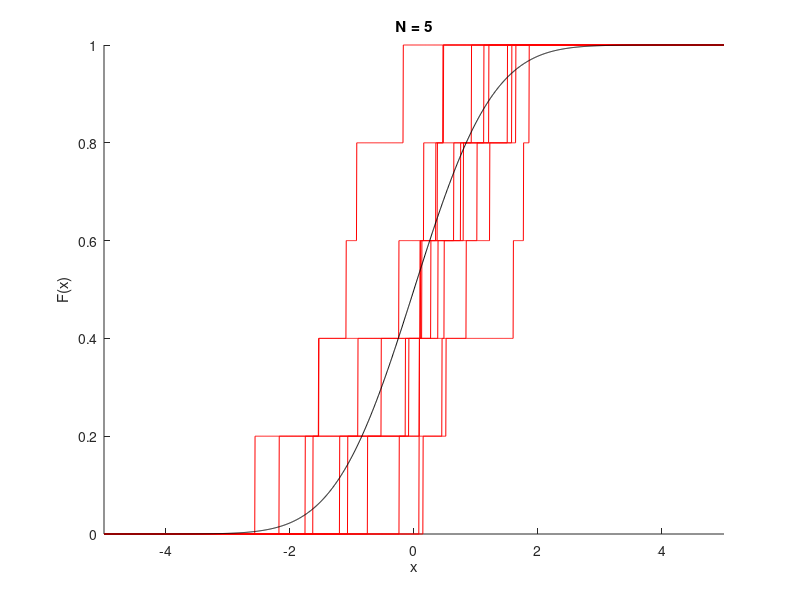
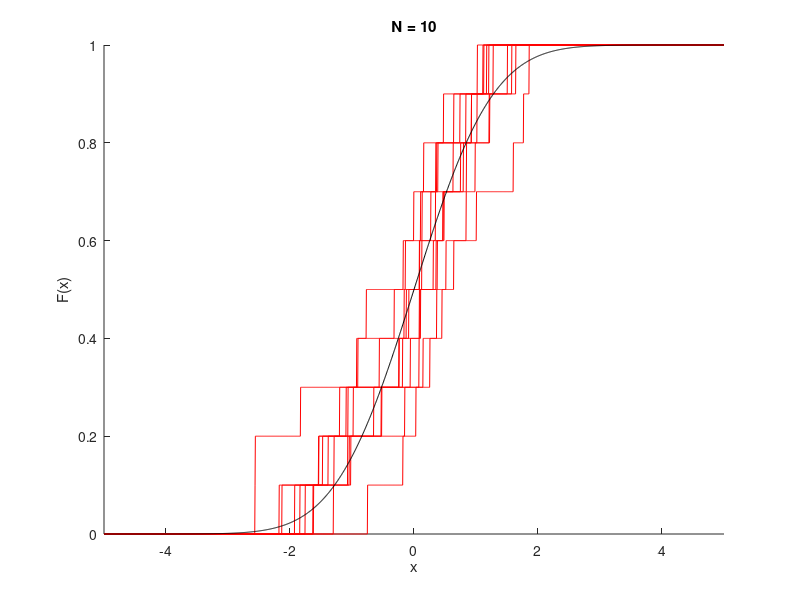
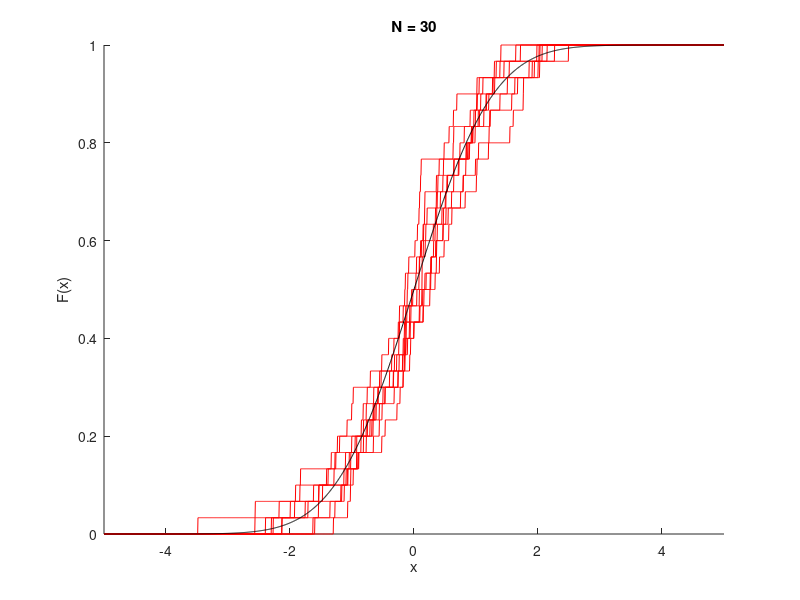
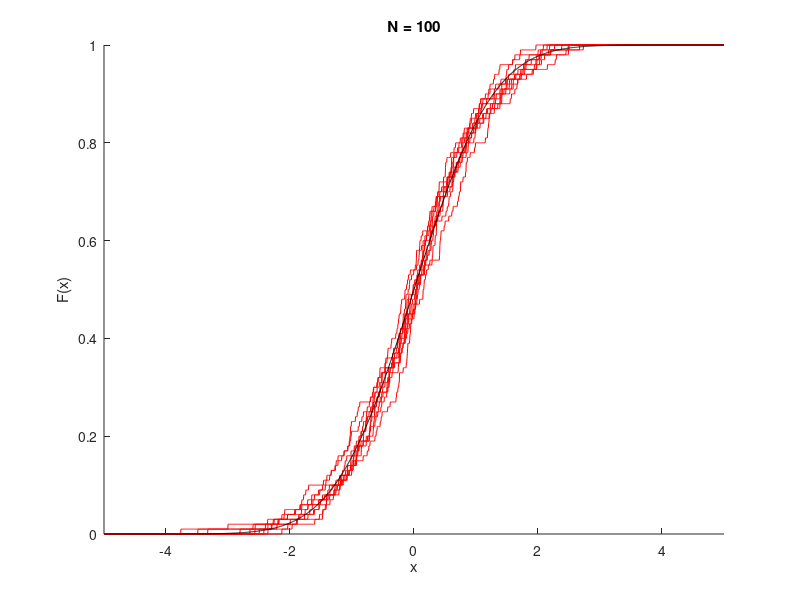

MATLAB code for these plots, in order:
%---------------------------------------------------------------------------------------
% Test of the Glivenko-Cantelli theorem
%---------------------------------------------------------------------------------------
% We run T times this experiment: draw a sequence of iid variables, plot the empirical distribution
% and the true distribution for comparison.
%
% (in abstract terms, we extract T "omega's", or "trajectories", and plot the empirical 
% distribution of their first N samples X1(omega) ... XN(omega) ).
%---------------------------------------------------------------------------------------
clc, close all

X_LEN = 2000;
X_EDGE = 5;
x = linspace(-X_EDGE, X_EDGE, X_LEN);        % Abscissas for plotting
trueDist = normcdf(x);            % Cumulative distribution of N(0,1) in space x

T = 10;                            % Number of trajectories
MAX_N = 10000;                    % Length of the trajectory (ideally infinite)
trajectories = randn(T, MAX_N);   % (Ideally) iid variables distributed as N(0,1)

% Show in subsequent plots what happens as N increases, to appreciate uniform convergence
for N=[5, 10, 30, 100, 300, 1000, 3000, 10000],

   figure(), clf, hold on, axis([-X_EDGE X_EDGE 0 1]), title(sprintf('N = %d', N)), xlabel('x'), ylabel('F(x)')

   % For each trajectory, build and plot the graph of the empirical distribution up to time N
   for k = 1:T,
      empiricalDist = zeros(1, X_LEN);
      for i = 1:N,
         stepFunction = trajectories(k, i) <= x;         % The indicator function 1_{Xi <= x}
         empiricalDist = empiricalDist + stepFunction/N;  % Accumulates weighted sum
      end
      plot(x, empiricalDist, 'r')
   end
   plot(x, trueDist, 'k')	% Then plot the true one
end

%---------------------------------------------------------------------------------------
% Now try with T = 2, 10, 100 trajectories.
% The empirical distribution converges UNIFORMLY to the true one
% for "almost all" trajectories (i.e. ALMOST SURELY, in the abstract setting,
% but in practice for all of them!).
%---------------------------------------------------------------------------------------
